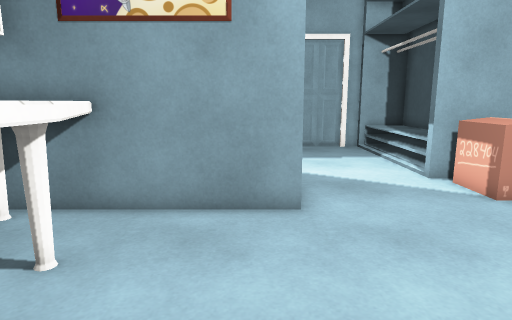
view 1 (above)

16 first-person views from a walk through a Unity game level. The camera is 1.3 m above the floor, tilts 10° down and sees 75° across. The floor is counted in squares, 0.5 m on a side. Each view is taken from the middle of a square. On the plan, view 1 faces up. The plan holds only what a view shows up to about 20 squares ahead; the rest is blank. The place goes on beyond the plan. The player character is not drawn. Door leaves are left out, so doorways stand open. Some surface patterns are stand-ins.

view 2
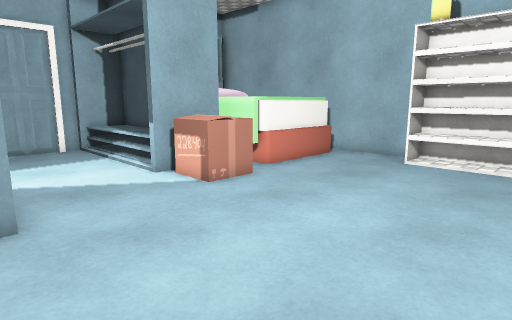

view 3
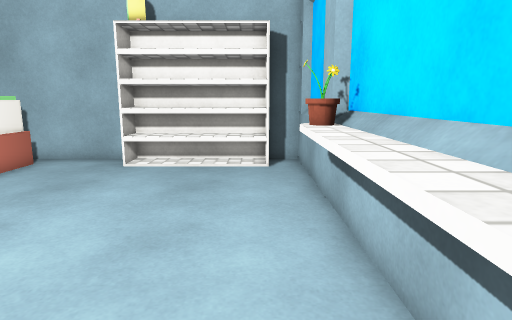

view 4
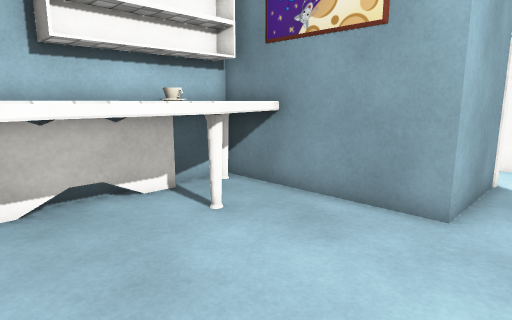

view 5
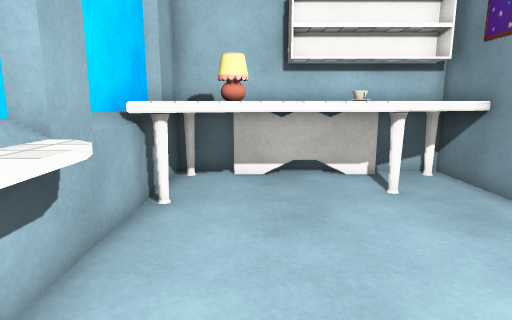

view 6
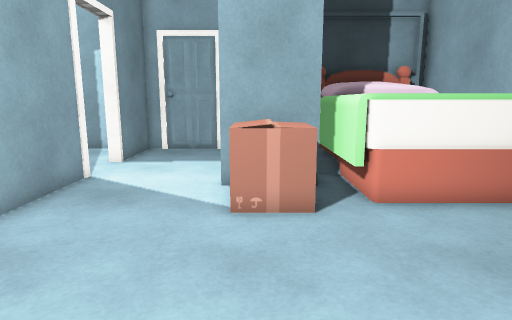

view 7
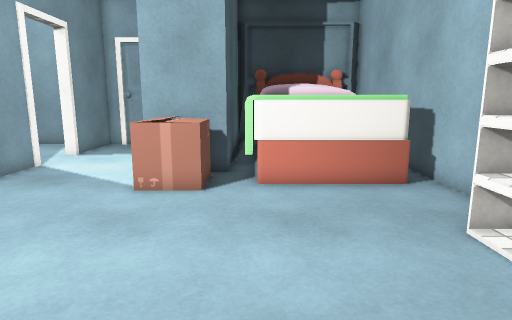

view 8
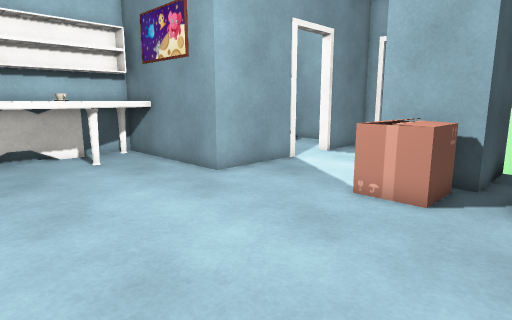

view 9
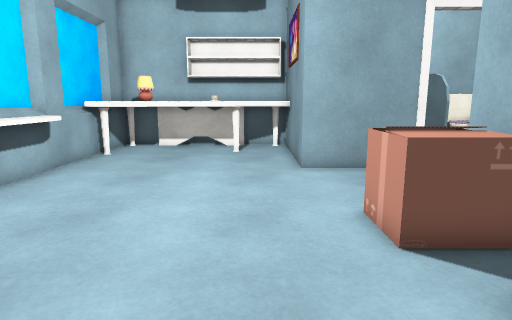

view 10
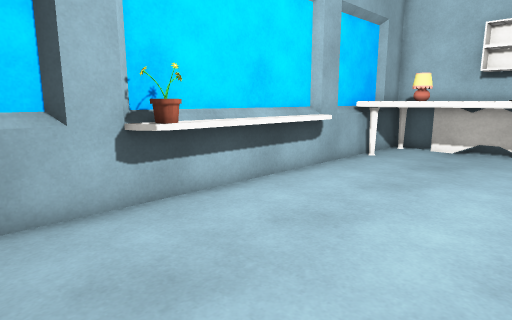

view 11
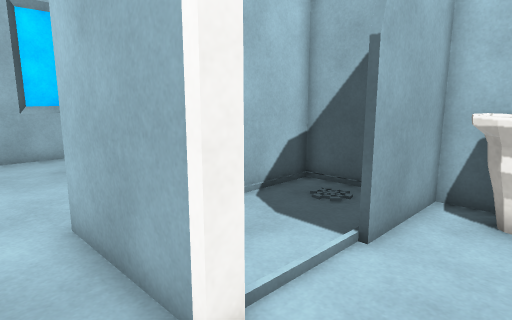

view 12
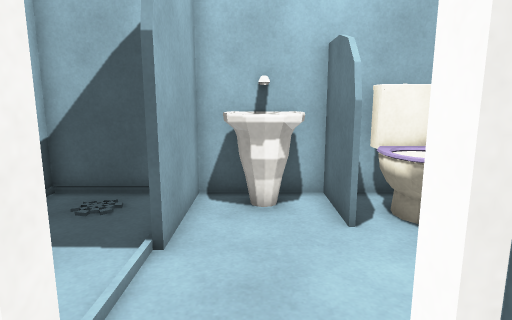

view 13
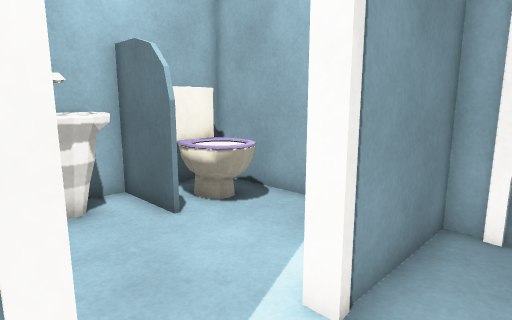

view 14
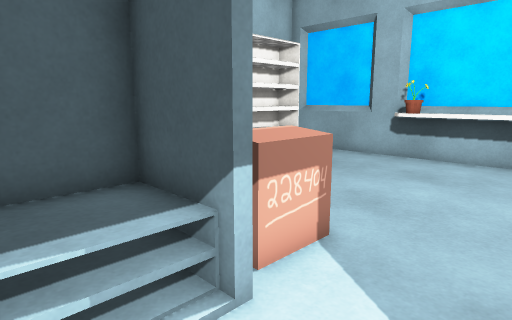

view 15
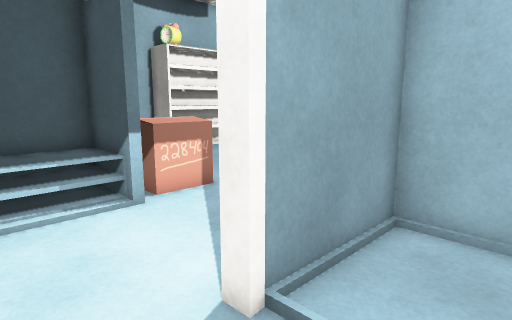

view 16
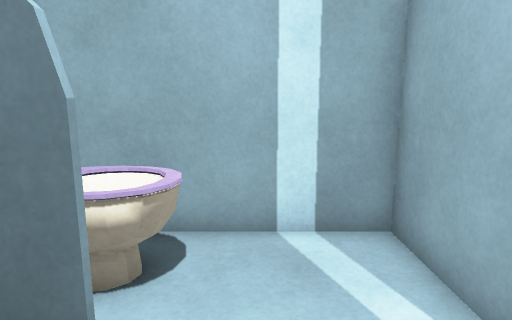

### Floor plan
Key: @ floor where view 1 was taken; # wall or solid block; . floor; D open door; ^ raised ledge; T table; B bed; F flower; L lamp; I toilet; O other object.
Columns run from 6 left of view 1 to 16 right of it. Each row starts with its distance up from view 1.
 20 #####          ##
 19 ##I  ###########BB  BB#
 18 IIII...#....^^^#BBBBBB#
 17 IIII...#....^^^#BBB   #
 16 ###....#....^^^#BBBB  #
 15 #^.....D....^^^#BBBBBB#
 14 ##.....D....^^^#B     #
 13 ##.....D....^^^#B     #
 12 ####...#....^^^#B     #
 11 #......#....####B     #
 10 #......#....OOO.BBBBBB#
  9 #......#....OOO.BBBBBB#
  8 ########..............#
  7 TTTT..................#
  6 T  T..................#
  5 T TT................###
  4 T OO................##
  3 T  T................##
  2 T  T................##
  1 T LLT...............##
  0 T LLT.@.............##
 -1 T   T...^^^^^^FF.....#
 -2 ########^^^^^^^F######

Where each view was taken, in squares from view 1:
view 1: 0 up, 0 right, facing up
view 2: 0 up, 0 right, facing up-right
view 3: 0 up, 1 right, facing right
view 4: 0 up, 3 right, facing up-left
view 5: 1 up, 6 right, facing left
view 6: 1 up, 7 right, facing up
view 7: 1 down, 10 right, facing up
view 8: 0 up, 11 right, facing up-left
view 9: 6 up, 14 right, facing left
view 10: 6 up, 13 right, facing down-left
view 11: 15 up, 3 right, facing down-left
view 12: 14 up, 3 right, facing left
view 13: 12 up, 3 right, facing up-left
view 14: 14 up, 3 right, facing down-right
view 15: 15 up, 2 left, facing down-right
view 16: 13 up, 2 left, facing up
